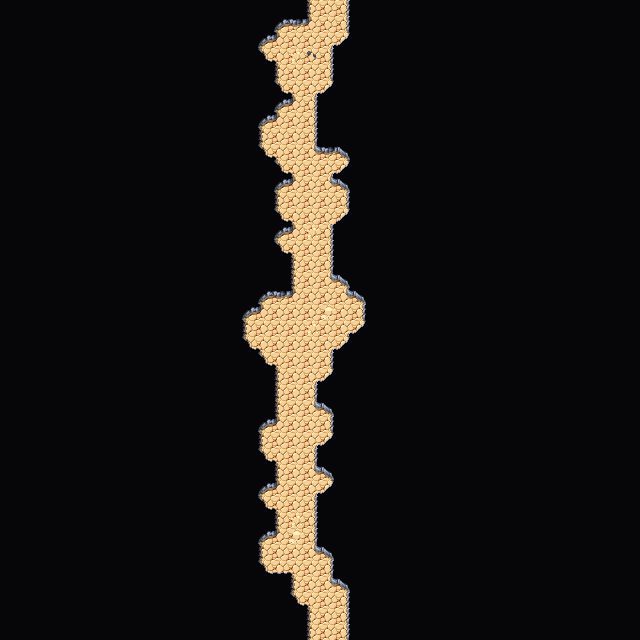

Rendered tile map (Tiled .tmx) drawn with the repository's tilesets; below, a short description and the map source with its tile grids summarised:
An orthogonal 40x40 tile map with 16x16 px tiles, 4 tile layers (Collision, Background, Walls, Clutter), 2 tilesets and 2 objects.

<map version="1.5" tiledversion="1.7.2" orientation="orthogonal" renderorder="right-down" width="40" height="40" tilewidth="16" tileheight="16" infinite="0" nextlayerid="7" nextobjectid="63">
 <editorsettings>
  <export target="wastetown..tmx" format="tmx" />
 </editorsettings>
 <tileset firstgid="1" source="../../../tileset/main.tsx" />
 <tileset firstgid="3477" source="../../../tileset/buildings.tsx" />
 <layer id="6" name="Collision" width="40" height="40">
  <data>[1600 cells, 0 non-empty, 0 distinct tile ids]</data>
 </layer>
 <layer id="1" name="Background" width="40" height="40">
  <data>[1600 cells, 1600 non-empty, 1 distinct tile ids]</data>
 </layer>
 <layer id="2" name="Walls" width="40" height="40">
  <data>[1600 cells, 1540 non-empty, 17 distinct tile ids]</data>
 </layer>
 <layer id="3" name="Clutter" width="40" height="40">
  <properties>
   <property name="spriteLayer" type="bool" value="true" />
  </properties>
  <data>[1600 cells, 7 non-empty, 3 distinct tile ids]</data>
 </layer>
 <objectgroup id="4" name="Objects">
  <object id="61" template="../../../obj/door_down.tx" x="319.333" y="19.3333">
   <properties>
    <property name="teleport" value="../common/maps/map/cave/cave_multilevel_4/cave_23G1.tmx" />
    <property name="teleportObjectId" value="62" />
   </properties>
  </object>
  <object id="62" template="../../../obj/door_up.tx" x="318.704" y="637.409">
   <properties>
    <property name="teleport" value="../common/maps/map/cave/cave_multilevel_4/cave_23I1.tmx" />
    <property name="teleportObjectId" value="61" />
   </properties>
  </object>
 </objectgroup>
</map>
